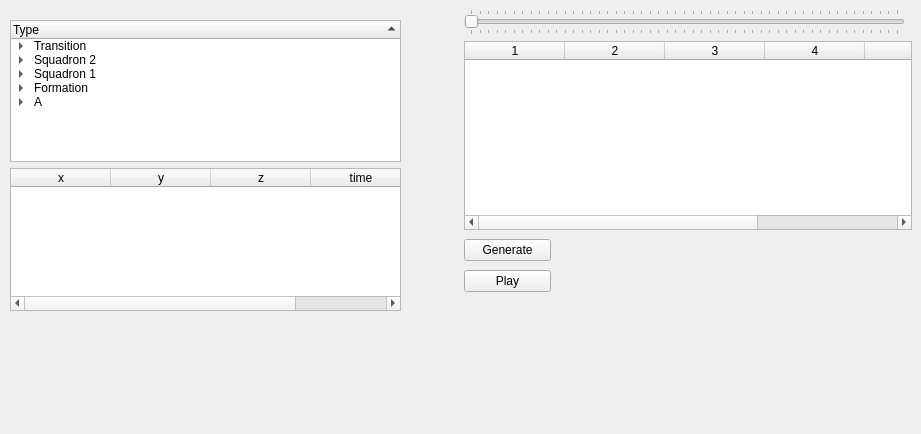
<?xml version="1.0" encoding="UTF-8"?>
<ui version="4.0">
 <class>Form</class>
 <widget class="QWidget" name="Form">
  <property name="geometry">
   <rect>
    <x>0</x>
    <y>0</y>
    <width>921</width>
    <height>434</height>
   </rect>
  </property>
  <property name="acceptDrops">
   <bool>false</bool>
  </property>
  <property name="windowTitle">
   <string>Formations</string>
  </property>
  <widget class="QSlider" name="horizontalSlider">
   <property name="geometry">
    <rect>
     <x>464</x>
     <y>9</y>
     <width>441</width>
     <height>26</height>
    </rect>
   </property>
   <property name="minimum">
    <number>350</number>
   </property>
   <property name="maximum">
    <number>850</number>
   </property>
   <property name="orientation">
    <enum>Qt::Horizontal</enum>
   </property>
   <property name="tickPosition">
    <enum>QSlider::TicksBothSides</enum>
   </property>
   <property name="tickInterval">
    <number>0</number>
   </property>
  </widget>
  <widget class="QTableWidget" name="tableWidget">
   <property name="geometry">
    <rect>
     <x>464</x>
     <y>41</y>
     <width>448</width>
     <height>189</height>
    </rect>
   </property>
   <property name="dragEnabled">
    <bool>true</bool>
   </property>
   <property name="dragDropOverwriteMode">
    <bool>false</bool>
   </property>
   <property name="dragDropMode">
    <enum>QAbstractItemView::DropOnly</enum>
   </property>
   <column>
    <property name="text">
     <string>1</string>
    </property>
   </column>
   <column>
    <property name="text">
     <string>2</string>
    </property>
   </column>
   <column>
    <property name="text">
     <string>3</string>
    </property>
   </column>
   <column>
    <property name="text">
     <string>4</string>
    </property>
   </column>
   <column>
    <property name="text">
     <string>5</string>
    </property>
   </column>
   <column>
    <property name="text">
     <string>6</string>
    </property>
   </column>
  </widget>
  <widget class="QWidget" name="verticalLayoutWidget">
   <property name="geometry">
    <rect>
     <x>464</x>
     <y>236</y>
     <width>87</width>
     <height>60</height>
    </rect>
   </property>
   <layout class="QVBoxLayout" name="verticalLayout">
    <item>
     <widget class="QPushButton" name="generateButton">
      <property name="enabled">
       <bool>true</bool>
      </property>
      <property name="layoutDirection">
       <enum>Qt::LeftToRight</enum>
      </property>
      <property name="text">
       <string>Generate</string>
      </property>
     </widget>
    </item>
    <item>
     <widget class="QPushButton" name="playButton">
      <property name="text">
       <string>Play</string>
      </property>
     </widget>
    </item>
   </layout>
  </widget>
  <widget class="QWidget" name="verticalLayoutWidget_2">
   <property name="geometry">
    <rect>
     <x>10</x>
     <y>20</y>
     <width>391</width>
     <height>291</height>
    </rect>
   </property>
   <layout class="QVBoxLayout" name="verticalLayout_3">
    <item>
     <widget class="QTreeWidget" name="FormationTree">
      <property name="enabled">
       <bool>true</bool>
      </property>
      <property name="dragEnabled">
       <bool>true</bool>
      </property>
      <property name="dragDropMode">
       <enum>QAbstractItemView::DragOnly</enum>
      </property>
      <property name="uniformRowHeights">
       <bool>false</bool>
      </property>
      <property name="sortingEnabled">
       <bool>true</bool>
      </property>
      <attribute name="headerVisible">
       <bool>true</bool>
      </attribute>
      <attribute name="headerCascadingSectionResizes">
       <bool>false</bool>
      </attribute>
      <attribute name="headerDefaultSectionSize">
       <number>300</number>
      </attribute>
      <attribute name="headerShowSortIndicator" stdset="0">
       <bool>true</bool>
      </attribute>
      <attribute name="headerStretchLastSection">
       <bool>true</bool>
      </attribute>
      <column>
       <property name="text">
        <string>Type</string>
       </property>
      </column>
      <item>
       <property name="text">
        <string>Transition</string>
       </property>
       <item>
        <property name="text">
         <string>Transition 1</string>
        </property>
       </item>
       <item>
        <property name="text">
         <string>Take Off</string>
        </property>
       </item>
       <item>
        <property name="text">
         <string>Land</string>
        </property>
       </item>
      </item>
      <item>
       <property name="text">
        <string>Squadron 2</string>
       </property>
       <item>
        <property name="text">
         <string>Squad Change</string>
        </property>
       </item>
       <item>
        <property name="text">
         <string>Launch to Initial Pose</string>
        </property>
       </item>
       <item>
        <property name="text">
         <string>Formation 2</string>
        </property>
       </item>
      </item>
      <item>
       <property name="text">
        <string>Squadron 1</string>
       </property>
       <item>
        <property name="text">
         <string>Squad Change</string>
        </property>
       </item>
       <item>
        <property name="text">
         <string>Launch to Initial Pose</string>
        </property>
       </item>
       <item>
        <property name="text">
         <string>Formation 1</string>
        </property>
       </item>
      </item>
      <item>
       <property name="text">
        <string>Formation</string>
       </property>
       <item>
        <property name="text">
         <string>Square</string>
        </property>
       </item>
       <item>
        <property name="text">
         <string>Rectangle</string>
        </property>
       </item>
       <item>
        <property name="text">
         <string>Circle</string>
        </property>
       </item>
      </item>
      <item>
       <property name="text">
        <string>A</string>
       </property>
       <item>
        <property name="text">
         <string>forward1</string>
        </property>
       </item>
      </item>
     </widget>
    </item>
    <item>
     <widget class="QTableWidget" name="tableWidget_2">
      <property name="dragEnabled">
       <bool>true</bool>
      </property>
      <property name="dragDropOverwriteMode">
       <bool>false</bool>
      </property>
      <property name="dragDropMode">
       <enum>QAbstractItemView::DropOnly</enum>
      </property>
      <property name="showGrid">
       <bool>true</bool>
      </property>
      <attribute name="verticalHeaderShowSortIndicator" stdset="0">
       <bool>false</bool>
      </attribute>
      <attribute name="verticalHeaderStretchLastSection">
       <bool>false</bool>
      </attribute>
      <column>
       <property name="text">
        <string>x</string>
       </property>
      </column>
      <column>
       <property name="text">
        <string>y</string>
       </property>
      </column>
      <column>
       <property name="text">
        <string>z</string>
       </property>
      </column>
      <column>
       <property name="text">
        <string>time</string>
       </property>
      </column>
     </widget>
    </item>
    <item>
     <layout class="QHBoxLayout" name="horizontalLayout_2"/>
    </item>
   </layout>
  </widget>
 </widget>
 <resources/>
 <connections/>
</ui>
